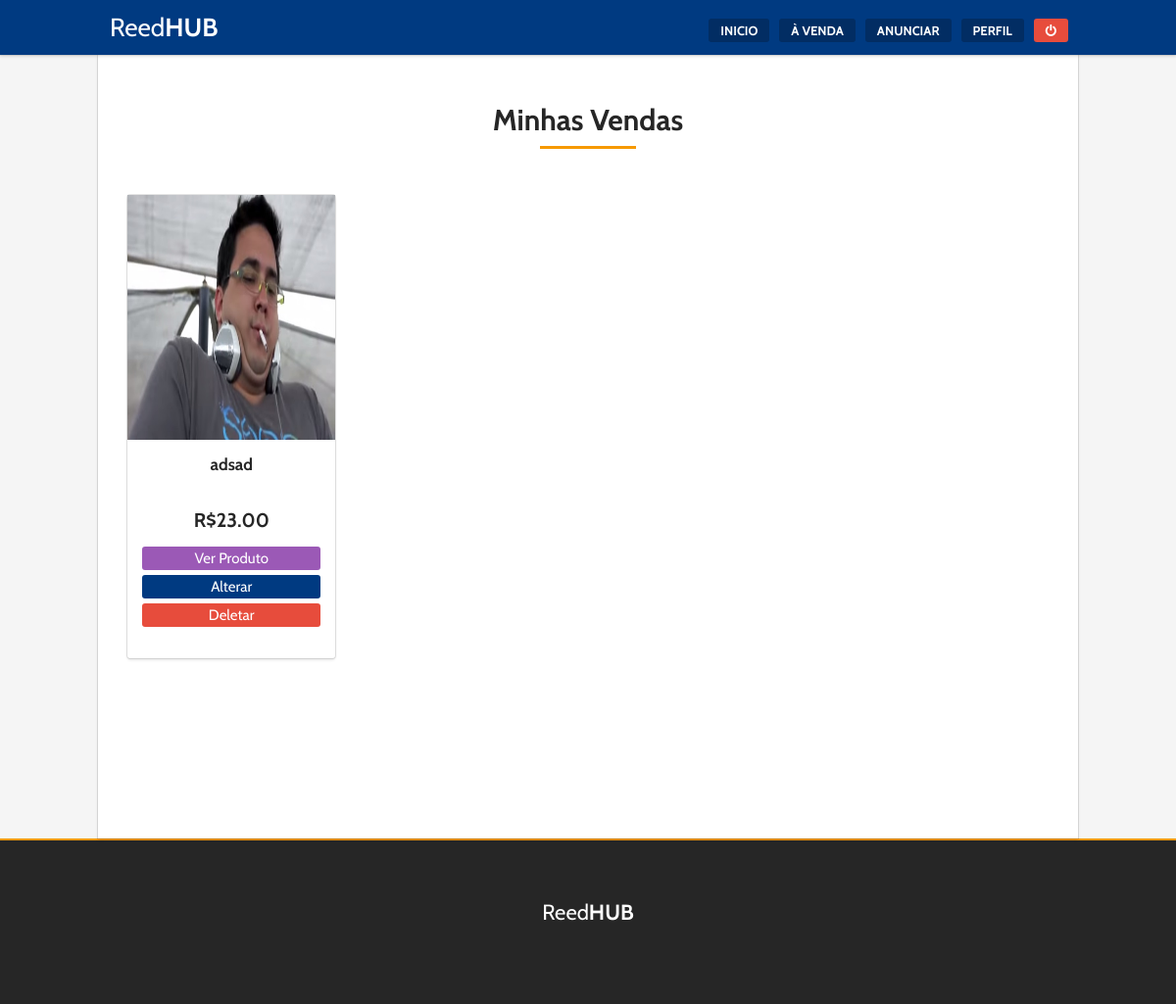
Page /minhas-vendas.php (signed in) on the committed database.
### tables this page shows
CREATE TABLE `vendas` (
  `id` int(11) NOT NULL,
  `user_id` int(11) NOT NULL,
  `name` varchar(100) NOT NULL,
  `description` text NOT NULL,
  `value` decimal(10,2) NOT NULL,
  `image` varchar(100) NOT NULL,
  `category` varchar(20) NOT NULL
);

### safe.php (called while the page is built, shortened)
<?php
$user_get = mysql_query("SELECT * FROM `user` WHERE `id`='".$_SESSION['uid']."'") or die(mysql_error());
$user = mysql_fetch_assoc($user_get);
$user_id = $user['id'];

### parts/user/user-vendas.php (the view, shortened to what this page needs)
<section class="default-services go-flex center">
	<?php
	$query = "SELECT * FROM vendas WHERE user_id = '$user_id'";
	if ($result = $mysqli->query($query)): ?>
	<?php while($obj = $result->fetch_object()): ?>
		<div class="default-services__item">
			<form style="height: 100%" method="GET" action="produto.php">
				<div class="item-inner go-box-7 hover-1">
					<div class="item-thumb">
						<img src="fotos/<?php echo "$obj->image"; ?>" alt="">
					</div>
					<div class="item-inner">
						<div class="item-title">
							<?php echo "$obj->name"; ?>
						</div>
						<div class="item-subtitle">
							R$<?php echo "$obj->value"; ?>
						</div>
						<div class="item-options">
							<input class="go-button full small purple" type="submit" value="Ver Produto" name="ver">
						</form>
						<form method="POST" action="alterar-anuncio.php">
							<input class="go-button full small" type="submit" value="Alterar" name="alterar">
						</form>
						<form method="POST" action="process.php">
							<input type="submit" class="go-button full small red" value="Deletar" name="deletar">
						</form>
					</div>
				</div>
	<?php endwhile; ?>
<?php endif; ?>

### css/style.css (style rules this page uses)
body { color: #4a4a4a; font-family: 'Open Sans'; background-color: #f5f5f5; }
img { display: block; max-width: 100%; height: auto; }
.center { text-align: center !important; }
.go-button, .go-button.call, .go-button.fixed { background-color: #003a81; padding: 5px 25px; font: 20px "Cabin"; color: #fff; border: 1px solid transparent; border-radius: 3px; display: inline-block; margin: 0 auto; margin-bottom: 5px; }
.go-button.small { font-size: 15px; padding: 2px 20px; }
.go-button.full { width: 100%; }
.go-button.purple { background-color: #9b59b6; }
.go-button.red { background-color: #e74c3c; }
.go-flex { overflow: hidden; display: -webkit-flex; display: -ms-flexbox; display: flex; list-style-type: none; -webkit-flex-wrap: wrap; -ms-flex-wrap: wrap; flex-wrap: wrap; }
.go-box-default, .go-box-1, .go-box-2, .go-box-3, .go-box-4, .go-box-7 { width: 100%; box-shadow: 0 2px 3px rgba(10, 10, 10, 0.1), 0 0 0 1px rgba(10, 10, 10, 0.1); border-radius: 3px; display: inline-block; position: relative; height: 99%; background-color: #FFF; border-bottom: 2px solid transparent; }
.go-box-7 { padding: 0 !important; }
.go-box-7 > .item-thumb { height: 250px; position: relative; overflow: hidden; }
.go-box-7 > .item-thumb img { display: block; max-width: 100%; height: auto; position: relative; min-width: 100%; min-height: 100%; }
.go-box-7 .item-inner { padding: 15px; }
.go-box-7 .item-inner > .item-title { font: 17px "Cabin"; color: #262626; font-weight: bold; margin-bottom: 15px; min-height: 40px; }
.go-box-7 .item-inner > .item-subtitle { font: 20px "Cabin"; font-weight: bold; color: #262626; }
.go-box-7 .item-inner > .item-options { margin-top: 15px; margin-bottom: 15px; }
.default-services { position: relative; min-height: 1px; padding-left: 15px; padding-right: 15px; padding: 0; }
@media (min-width: 992px) { .default-services { float: left; width: 100%; } }
.default-services > .default-services__item { position: relative; float: left; width: 100%; min-height: 1px; padding-left: 15px; padding-right: 15px; position: relative; min-height: 1px; padding-left: 15px; padding-right: 15px; position: relative; min-height: 1px; padding-left: 15px; padding-right: 15px; margin: 15px 0px; }
@media (min-width: 768px) { .default-services > .default-services__item { float: left; width: 50%; } }
@media (min-width: 992px) { .default-services > .default-services__item { float: left; width: 25%; } }

### rows in the picture
vendas: image (picture), name "adsad", value "23.00"
